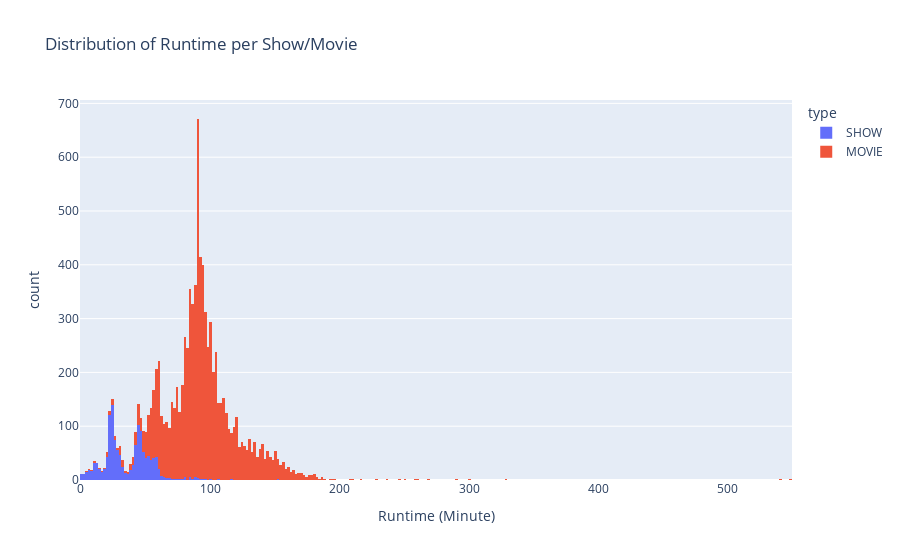

Write notebook code for a chart like this one.
### Code cell
plt.figure(figsize=(10,10))
px.histogram(df1, x= "runtime" , color = "type",
            labels={
                "runtime": "Runtime (Minute)",
                     "count": "Count",
                     "type": "type"
            },
            title="Distribution of Runtime per Show/Movie")

### Figure 1 — Plotly figure (JSON) as saved in the notebook; plotly's stock layout.template omitted (floating-point values rounded to 4 significant figures; data arrays with more than 128 entries replaced by an {"elided": "..."} marker saying what was removed)
{"data": [{"alignmentgroup": "True", "bingroup": "x", "hovertemplate": "type=SHOW<br>Runtime (Minute)=%{x}<br>count=%{y}<extra></extra>", "legendgroup": "SHOW", "marker": {"color": "#636efa", "pattern": {"shape": ""}}, "name": "SHOW", "offsetgroup": "SHOW", "orientation": "v", "showlegend": true, "type": "histogram", "x": {"elided": "1357 int values"}, "xaxis": "x", "yaxis": "y"}, {"alignmentgroup": "True", "bingroup": "x", "hovertemplate": "type=MOVIE<br>Runtime (Minute)=%{x}<br>count=%{y}<extra></extra>", "legendgroup": "MOVIE", "marker": {"color": "#EF553B", "pattern": {"shape": ""}}, "name": "MOVIE", "offsetgroup": "MOVIE", "orientation": "v", "showlegend": true, "type": "histogram", "x": {"elided": "8514 int values"}, "xaxis": "x", "yaxis": "y"}], "layout": {"autosize": true, "barmode": "relative", "legend": {"title": {"text": "type"}, "tracegroupgap": 0}, "title": {"text": "Distribution of Runtime per Show/Movie"}, "xaxis": {"anchor": "y", "autorange": true, "domain": [0, 1], "range": [-0.5, 549.5], "title": {"text": "Runtime (Minute)"}, "type": "linear"}, "yaxis": {"anchor": "x", "autorange": true, "domain": [0, 1], "range": [0, 706.3], "title": {"text": "count"}}}}
